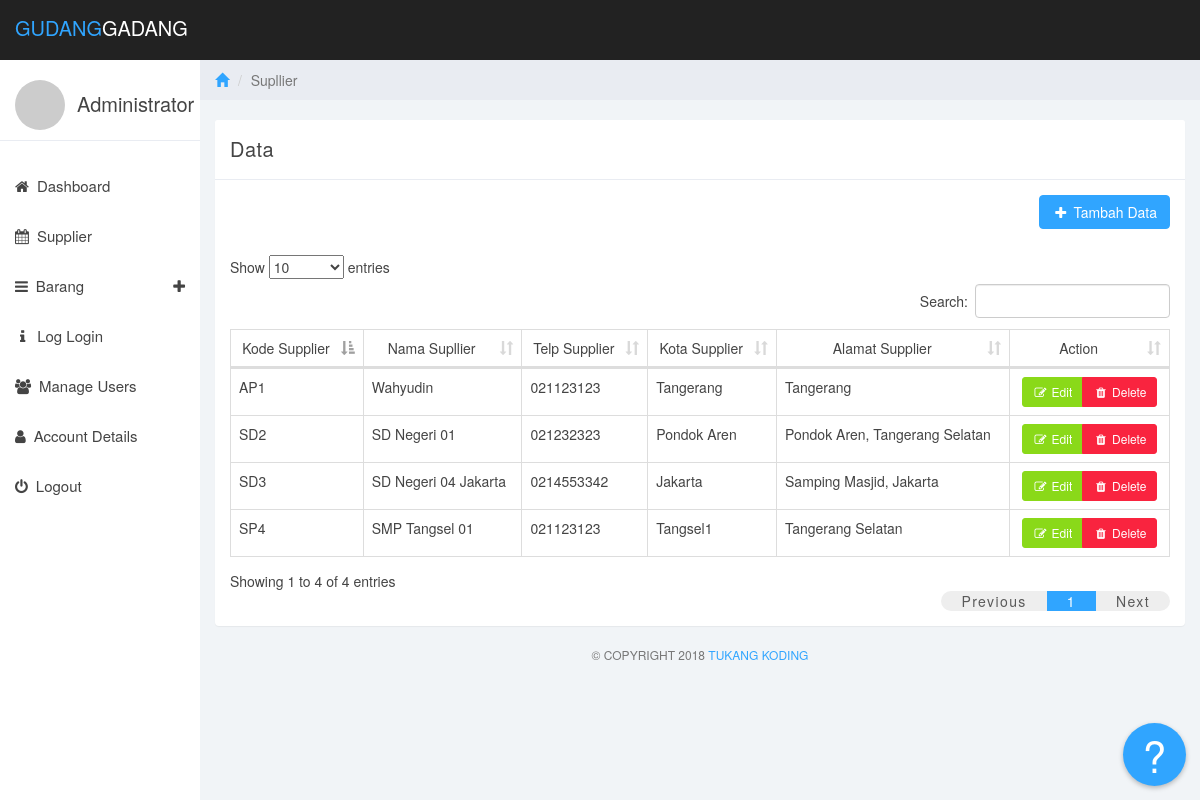
The page /supplier.php (signed in) on the database its author committed.
### tables this page shows
CREATE TABLE `supplier` (
  `kode_supplier` varchar(5) NOT NULL,
  `nama_supplier` varchar(35) NOT NULL,
  `alamat_supplier` varchar(50) NOT NULL,
  `telp_supplier` varchar(20) NOT NULL,
  `kota_supplier` varchar(20) NOT NULL
);

### supplier.php (the view, shortened to what this page needs)
<?php require_once 'php_action/core.php'; ?>
<!DOCTYPE html>
<html>
<head>
<?php include_once 'includes/style.php'; ?>
</head>
<body>
	<?php include_once 'includes/navbar.php'; ?>
	<?php include_once 'includes/sidebar.php'; ?>
	<div class="col-sm-9 col-sm-offset-3 col-lg-10 col-lg-offset-2 main">
		<div class="row">
			<ol class="breadcrumb">
				<li><a href="#"><span class="glyphicon glyphicon-home"></span></a></li>
				<li class="active">Supllier</li>
			</ol>
		</div>
		<br>
		<div class="row">
			<div class="col-lg-12">
				<div class="panel panel-default">
					<div class="panel-heading">Data</div>
					<div class="panel-body">
						<div class="pull-right">
							<?php
								if ($_SESSION['level'] == 3) {
									?>
										<a class="btn btn-primary disabled" data-toggle="tooltip" data-placement="top" title="Maaf anda tidak memiliki akses untuk menggunakan fungsi ini"><i class="fa fa-fw fa-plus"></i> Tambah Data</a>
									<?php
								}
								else {
									?>
										<a data-toggle="modal" data-target="#addModal" class="btn btn-primary"><i class="fa fa-fw fa-plus"></i> Tambah Data</a>
									<?php
								}
							 ?>
						</div>
						<br><br><br>
						<div class="table-responsive">
							<table class="table table-bordered table-hover">
								<thead class="text-center">
									<tr>
										<td>Kode Supplier</td>
										<td>Nama Supllier</td>
										<td>Telp Supplier</td>
										<td>Kota Supplier</td>
										<td>Alamat Supplier</td>
										<td>Action</td>
									</tr>
								</thead>
								<tbody>
									<?php
										$query = mysqli_query($connect, "SELECT * FROM supplier");
										if (mysqli_num_rows($query) > 0) {
											while ($row = mysqli_fetch_array($query)) {
													?>
													<tr>
														<td><?=$row[0]?></td>
														<td><?=$row[1]?></td>
														<td><?=$row[3]?></td>
														<td><?=$row[4]?></td>
														<td><?=$row[2]?></td>
<td class="text-center">
	<div class="btn-group" role="group">
		<button data-toggle="modal" data-target="#editModal" data-kode="<?=$row[0]?>" data-nama="<?=$row[1]?>" data-telp="<?=$row[3]?>" data-kota="<?=$row[4]?>" data-alamat="<?=$row[2]?>" onclick="formEdit(this);" class="btn btn-sm btn-success"><i class="fa fa-fw fa-edit"></i> Edit</button>
		<button data-toggle="modal" data-target="#deleteModal" data-kode="<?=$row[0]?>" data-nama="<?=$row[1]?>" onclick="formDelete(this);" class="btn btn-sm btn-danger"><i class="fa fa-fw fa-trash"></i> Delete</button>
	</div>
</td>
													</tr>
													<?php
											}
										}
									?>
								</tbody>
							</table>
						</div>
				</div>
			</div>
			<div class="col-sm-12">
				<p class="back-link">&copy; Copyright 2018 <a href="#">Tukang Koding</a></p>
			</div>
		</div>
	</div>
</body>
</html>

### includes/style.php (shortened to what this page needs)
<link href="css/bootstrap.min.css" rel="stylesheet">
<link href="css/font-awesome.min.css" rel="stylesheet">
<link href="css/datepicker3.css" rel="stylesheet">
<link href="css/datatables.min.css" rel="stylesheet">
<link href="css/styles.css" rel="stylesheet">

### includes/navbar.php (shortened to what this page needs)
  <nav class="navbar navbar-custom navbar-fixed-top" role="navigation">
	<div class="container-fluid">
		<div class="navbar-header">
			<a class="navbar-brand" href="dashboard.php"><span>Gudang</span>Gadang</a>
		</div>
	</div>
</nav>
<a href="#" onclick="javascript:window.open('inventaris-doc/index.html');">
  <div class="help-button-wrapper" data-toggle="tooltip" data-placement="left" title="User Guide">
    <button class="help-button">
      <span>?</span>
    </button>
  </div>
</a>

### includes/sidebar.php (shortened to what this page needs)
<div id="sidebar-collapse" class="col-sm-3 col-lg-2 sidebar">
		<div class="profile-sidebar">
			<div class="profile-userpic">
				<img src="http://placehold.it/50/30a5ff/fff" class="img-responsive" alt="">
			</div>
			<div class="profile-usertitle">
				<div class="profile-usertitle-name"><?=$_SESSION['nama']?></div>
			</div>
		</div>
		<?php
		if ($_SESSION['level'] == 3) {
			?>
			<ul class="nav menu">
				<li><a href="dashboard.php"><em class="fa fa-home">&nbsp;</em> Dashboard</a></li>
				<li><a href="account-details.php"><em class="fa fa-user">&nbsp;</em> Account Details</a></li>
				<li class="parent"><a data-toggle="collapse" href="#navBarang" class="collapsed" aria-expanded="false">
					<em class="fa fa-navicon">&nbsp;</em> Barang <span data-toggle="collapse" href="#sub-item-1" class="icon pull-right collapsed" aria-expanded="false"><em class="fa fa-plus"></em></span>
					</a>
					<ul class="children collapse" id="navBarang" aria-expanded="false" style="height: 0px;">
						<li><a href="stok.php">
							<span class="fa fa-arrow-right">&nbsp;</span> Stok Barang
						</a></li>
						<li><a href="barang_pinjam.php">
							<span class="fa fa-arrow-right">&nbsp;</span> Barang Pinjam
						</a></li>
					</ul>
				</li>
				<li><a href="#" data-toggle="modal" data-target="#logoutModal"><em class="fa fa-power-off">&nbsp;</em> Logout</a></li>
			</ul>
			<?php
		}
		else{
			?>
			<ul class="nav menu">
				<li><a href="dashboard.php"><em class="fa fa-home">&nbsp;</em> Dashboard</a></li>
				<li><a href="supplier.php"><em class="fa fa-calendar">&nbsp;</em> Supplier</a></li>
				<li class="parent"><a data-toggle="collapse" href="#navBarang" class="collapsed" aria-expanded="false">
					<em class="fa fa-navicon">&nbsp;</em> Barang <span data-toggle="collapse" href="#sub-item-1" class="icon pull-right collapsed" aria-expanded="false"><em class="fa fa-plus"></em></span>
					</a>
				</li>
				<?php
					if ($_SESSION['level'] == 1) {
					?>
						<li><a href="log-login.php" style="margin-left: 5px;"><em class="fa fa-info" style="padding-right: 8px">&nbsp;</em>Log Login</a></li>
						<li><a href="users.php"><em class="fa fa-users">&nbsp;</em> Manage Users</a></li>
					<?php
					}
				 ?>
				<li><a href="account-details.php"><em class="fa fa-user">&nbsp;</em> Account Details</a></li>
				<li><a href="#" data-toggle="modal" data-target="#logoutModal"><em class="fa fa-power-off">&nbsp;</em> Logout</a></li>
			</ul>
			<?php
		}
		 ?>
	</div>

### css/styles.css (style rules this page uses)
body { background: #f1f4f7; padding-top: 60px; font-size: 14px; color: #444444; font-family: "Montserrat", "Helvetica Neue", Helvetica, Arial, sans-serif; }
p { color: #777; }
a, a:hover, a:focus { color: #30a5ff; }
.navbar-custom { background: #222; height: 60px; }
.navbar-header .navbar-brand { color: #fff; font-size: 20px; text-transform: uppercase; font-weight: 500; height: 60px; padding-top: 18px; }
.navbar-header .navbar-brand span { color: #30a5ff; }
.btn-primary, .btn-primary:hover, .btn-primary:focus, .btn-primary:active, .btn-primary.active, .open > .dropdown-toggle.btn-primary, .btn-primary.disabled, .btn-primary[disabled], fieldset[disabled] .btn-primary, .btn-primary.disabled:hover, .btn-primary[disabled]:hover, fieldset[disabled] .btn-primary:hover, .btn-primary.disabled:focus, .btn-primary[disabled]:focus, fieldset[disabled] .btn-primary:focus, .btn-primary.disabled:active, .btn-primary[disabled]:active, fieldset[disabled] .btn-primary:active, .btn-primary.disabled.active, .btn-primary[disabled].active, fieldset[disabled] .btn-primary.active { background-color: #30a5ff; border-color: #30a5ff; }
.btn-success, .btn-success:hover, .btn-success:focus, .btn-success:active, .btn-success.active, .open > .dropdown-toggle.btn-success, .btn-success.disabled, .btn-success[disabled], fieldset[disabled] .btn-success, .btn-success.disabled:hover, .btn-success[disabled]:hover, fieldset[disabled] .btn-success:hover, .btn-success.disabled:focus, .btn-success[disabled]:focus, fieldset[disabled] .btn-success:focus, .btn-success.disabled:active, .btn-success[disabled]:active, fieldset[disabled] .btn-success:active, .btn-success.disabled.active, .btn-success[disabled].active, fieldset[disabled] .btn-success.active { background-color: #8ad919; border-color: #8ad919; }
.btn-danger, .btn-danger:hover, .btn-danger:focus, .btn-danger:active, .btn-danger.active, .open > .dropdown-toggle.btn-danger, .btn-danger.disabled, .btn-danger[disabled], fieldset[disabled] .btn-danger, .btn-danger.disabled:hover, .btn-danger[disabled]:hover, fieldset[disabled] .btn-danger:hover, .btn-danger.disabled:focus, .btn-danger[disabled]:focus, fieldset[disabled] .btn-danger:focus, .btn-danger.disabled:active, .btn-danger[disabled]:active, fieldset[disabled] .btn-danger:active, .btn-danger.disabled.active, .btn-danger[disabled].active, fieldset[disabled] .btn-danger.active { background-color: #f9243f; border-color: #f9243f; }
.panel { border: 0; }
.panel-heading { font-size: 20px; font-weight: 300; letter-spacing: 0.025em; height: 60px; line-height: 38px; }
.panel-default .panel-heading { background: #fff; border-bottom: 1px solid #e9ecf2; color: #444444; }
.navbar { border: 0; }
.sidebar { display: block; padding: 0; display: none; box-shadow: none; background: #fff; }
.sidebar ul { margin: 20px 0px; }
@media (min-width: 768px) { .sidebar { display: block; position: fixed; top: 60px; bottom: 0; left: 0; z-index: 1000; display: block; margin: 0; padding: 0; overflow-x: hidden; overflow-y: auto; } }
@media (min-width: 768px) { .navbar-header { width: 100%; } }
.sidebar ul.nav li a { height: 50px; font-size: 15px; line-height: 2em; color: #444444; }
.profile-sidebar { padding: 10px 0; border-bottom: 1px solid #e9ecf2; }
.profile-userpic img { float: left; margin: 10px 0px 0px 15px; width: 50px; height: 50px; border-radius: 9999px !important; }
.profile-usertitle { float: left; text-align: left; margin: 10px 0 0 12px; }
.profile-usertitle-name { margin-top: 10px; font-size: 20px; margin-bottom: 0px; }
.breadcrumb { border-radius: 0; padding: 10px 15px 10px 15px; background: #e9ecf2; margin: 0; }
.table { background: #fff; }
p.back-link { text-align: center; margin-bottom: 20px; font-size: 12px; text-transform: uppercase; }
.help-button-wrapper { z-index: 99; position: fixed; bottom: 1em; right: 1em; text-align: center; }
.help-button { height: 4.5em; width: 4.5em; font-size: 14px; border-radius: 50%; border: 0 none; background: #30a5ff; color: #fff; cursor: pointer; box-shadow: 0 2px 5px 0 rgba(0, 0, 0, 0.26); transform: scale(1); transition: all 200ms ease; }
.help-button span { text-transform: uppercase; display: block; font-size: 3em; transform: scale(1); transition: transform 100ms ease; }

### rows shown on the page
supplier: kode_supplier "AP1", nama_supplier "Wahyudin", telp_supplier "021123123", kota_supplier "Tangerang", alamat_supplier "Tangerang"
supplier: kode_supplier "SD2", nama_supplier "SD Negeri 01", telp_supplier "021232323", kota_supplier "Pondok Aren", alamat_supplier "Pondok Aren, Tangerang Selatan"
supplier: kode_supplier "SD3", nama_supplier "SD Negeri 04 Jakarta", telp_supplier "0214553342", kota_supplier "Jakarta", alamat_supplier "Samping Masjid, Jakarta"
supplier: kode_supplier "SP4", nama_supplier "SMP Tangsel 01", telp_supplier "021123123", kota_supplier "Tangsel1", alamat_supplier "Tangerang Selatan"

### other values the page prints
$_SESSION['nama'] "Administrator"
